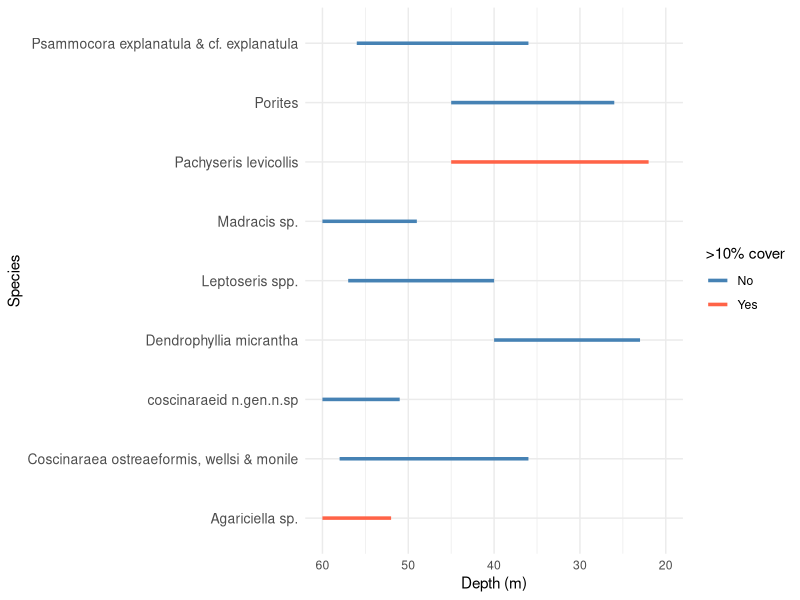
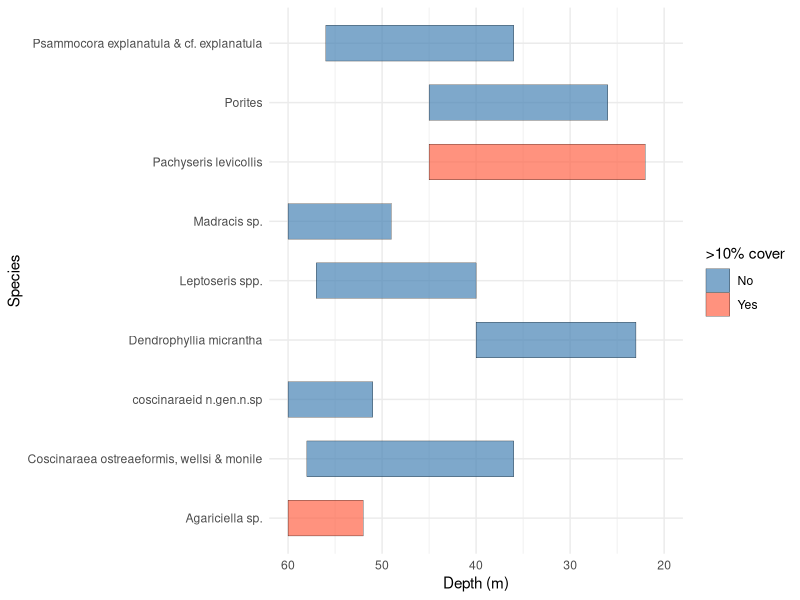
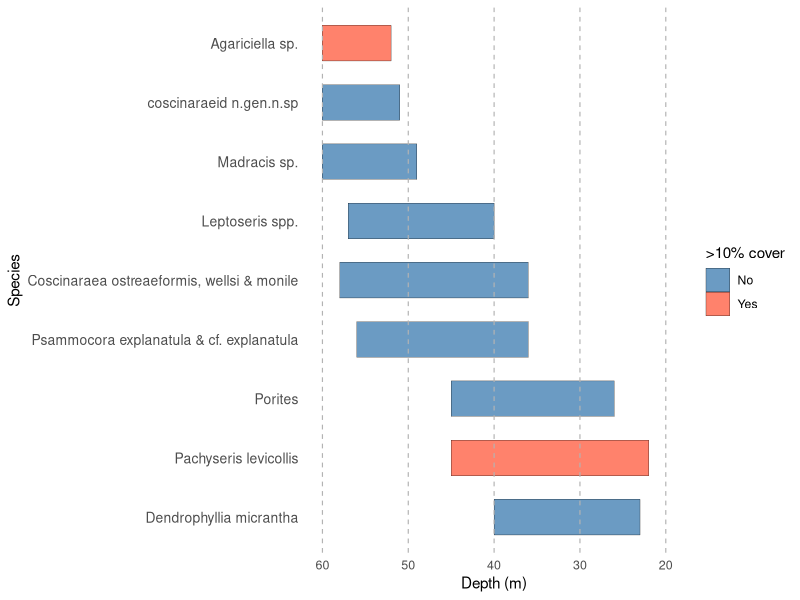
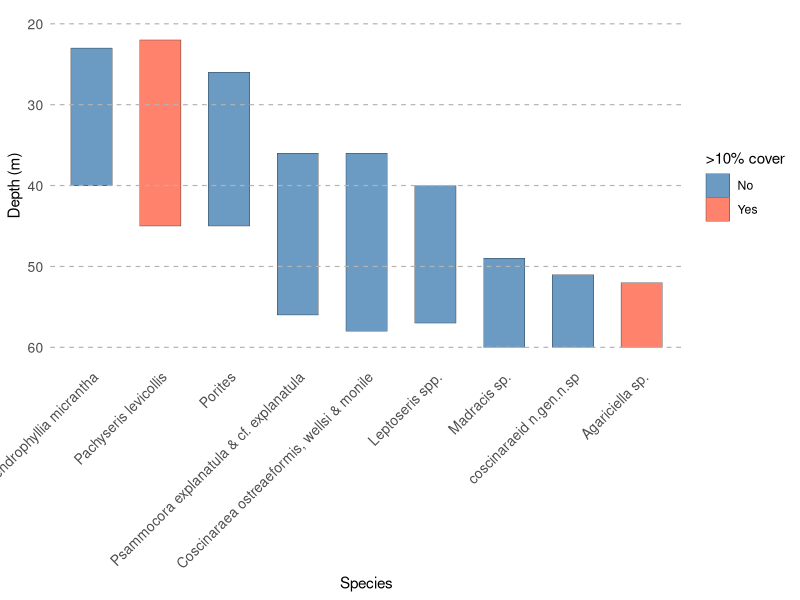
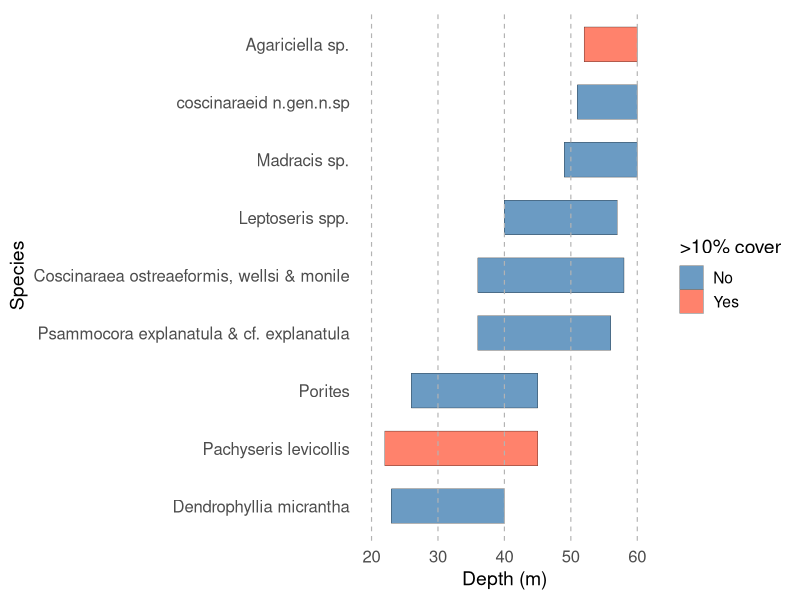

The R script that drew these images, in order:
## ---- chunk 1
knitr::opts_chunk$set(echo = TRUE)
## ---- chunk 2
library(ggplot2)
library(tidyverse)
library(readr)
## ---- chunk 3
Assessment1 <- read_csv("data/Assessment1.csv")
View(Assessment1)

df = Assessment1
## ---- chunk 4
# Get shallow & deep per species
df_range <- df %>%
  group_by(Species, Cover10) %>%
  summarise(Shallow = min(Depth), Deep = max(Depth), .groups = "drop")

ggplot(df_range, aes(y = Species, x = Shallow, xend = Deep, 
                     color = Cover10)) +
  geom_segment(aes(yend = Species), size = 1.2) +
  scale_color_manual(values = c("Yes" = "tomato", "No" = "steelblue")) +
  scale_x_reverse(limits = c(60,20)) + # reverse depth
  labs(x = "Depth (m)", y = "Species", color = ">10% cover") +
  theme_minimal() +
  theme(axis.text.y = element_text(size = 10))



ggplot(df_range, aes(y = Species, fill = Cover10)) +
  geom_tile(aes(x = (Shallow + Deep)/2,   # middle of range
                width = Deep - Shallow,   # span of range
                height = 0.6),            # thickness of bar
            color = "black", alpha = 0.7) +
  scale_fill_manual(values = c("Yes" = "tomato", "No" = "steelblue")) +
  scale_x_reverse(limits = c(60,20)) +
  labs(x = "Depth (m)", y = "Species", fill = ">10% cover") +
  theme_minimal()
## ---- chunk 5
# Collapse shallow & deep into ranges
df_range <- df %>%
  group_by(Species, Cover10) %>%
  summarise(Shallow = min(Depth),
            Deep = max(Depth),
            MeanDepth = mean(c(Shallow, Deep)),
            .groups = "drop")

# Reorder species by mean depth (shallow to deep)
df_range$Species <- reorder(df_range$Species, df_range$MeanDepth)

ggplot(df_range, aes(y = Species, fill = Cover10)) +
  geom_tile(aes(x = (Shallow + Deep)/2,   # midpoint
                width = Deep - Shallow,   # span
                height = 0.6),            # bar thickness
            color = "black", alpha = 0.8) +
  scale_fill_manual(values = c("Yes" = "tomato", "No" = "steelblue")) +
  scale_x_reverse(limits = c(60,20), breaks = seq(20,60,10)) +
  labs(x = "Depth (m)", y = "Species", fill = ">10% cover") +
  theme_minimal() +
  theme(
    panel.grid = element_blank(),              # remove default grid
    axis.text.y = element_text(size = 10),     # bigger species labels
    axis.text.x = element_text(size = 9)
  ) +
  # Add depth guide lines across plot
  geom_vline(xintercept = seq(20,60,10), 
             linetype = "dashed", color = "grey70", size = 0.4)
## ---- chunk 6
ggplot(df_range, aes(x = Species, fill = Cover10)) +
  geom_tile(aes(y = (Shallow + Deep)/2,       # midpoint
                height = Deep - Shallow,      # span
                width = 0.6),                 # bar thickness
            color = "black", alpha = 0.8) +
  scale_fill_manual(values = c("Yes" = "tomato", "No" = "steelblue")) +
  scale_y_reverse(limits = c(60,20), breaks = seq(20,60,10)) +
  labs(y = "Depth (m)", x = "Species", fill = ">10% cover") +
  theme_minimal() +
  theme(
    panel.grid = element_blank(),
    axis.text.x = element_text(angle = 45, hjust = 1, size = 10),
    axis.text.y = element_text(size = 10)
  ) +
  # Add horizontal reference lines for depth
  geom_hline(yintercept = seq(20,60,10), 
             linetype = "dashed", color = "grey70", size = 0.4)
## ---- chunk 7
ggplot(df_range, aes(y = Species, fill = Cover10)) +
  geom_tile(aes(x = (Shallow + Deep)/2,   # midpoint
                width = Deep - Shallow,   # span
                height = 0.6),            # bar thickness
            color = "black", alpha = 0.8) +
  scale_fill_manual(values = c("Yes" = "tomato", "No" = "steelblue")) +
  scale_x_continuous(limits = c(20,60), breaks = seq(20,60,10)) +  # normal order
  labs(x = "Depth (m)", y = "Species", fill = ">10% cover") +
  theme_minimal(base_size = 14) +  # bump up all text sizes
  theme(
    panel.grid = element_blank(),
    axis.text.y = element_text(size = 12),
    axis.text.x = element_text(size = 12),
    axis.title = element_text(size = 14)
  ) +
  # Add depth guide lines
  geom_vline(xintercept = seq(20,60,10), 
             linetype = "dashed", color = "grey70", size = 0.4)
